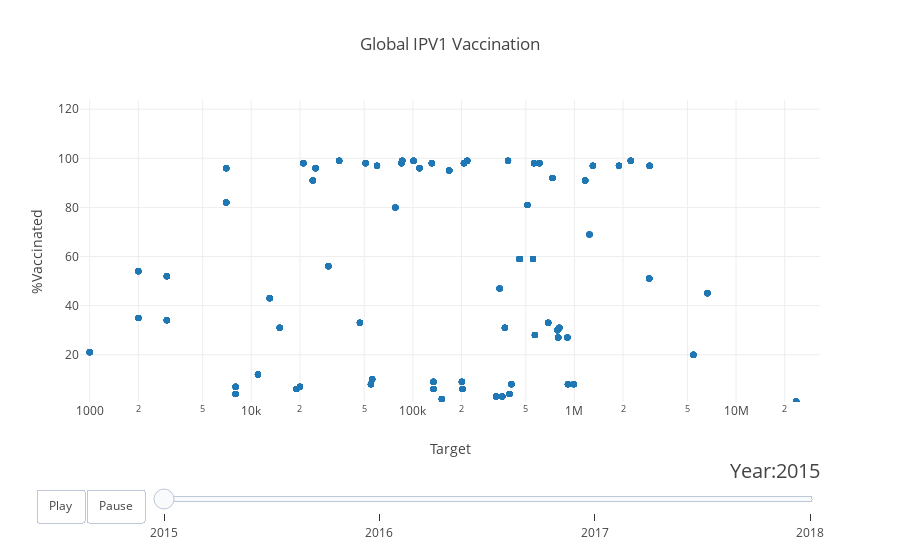

Source (notebook cell):
### Code cell
figure['layout']['updatemenus'] = [
    {
        'buttons': [
            {
                'args': [None, {'frame': {'duration': 500, 'redraw': False},
                         'fromcurrent': True, 'transition': {'duration': 300, 
                                                             'easing': 'quadratic-in-out'}}],
                'label': 'Play',
                'method': 'animate'
            },
            {
                'args': [[None], {'frame': {'duration':0, 'redraw': False}, 'mode': 'immediate',
                'transition': {'duration': 0}}],
                'label': 'Pause',
                'method': 'animate'
            }
        ],
        'direction': 'left',
        'pad': {'r': 10, 't': 87},
        'showactive': False,
        'type': 'buttons',
        'x': 0.1,
        'xanchor': 'right',
        'y': 0,
        'yanchor': 'top'
    }
    ]
plotly.offline.iplot(figure, config={'scrollzoom': True})

### Figure 1 — Plotly figure (JSON) as saved in the notebook; plotly's stock layout.template omitted (floating-point values rounded to 4 significant figures; data arrays with more than 128 entries replaced by an {"elided": "..."} marker saying what was removed)
{"data": [{"mode": "markers", "text": {"elided": "1540 str values"}, "type": "scatter", "uid": "e6741878-d7ac-4f56-b9aa-678037eaf562", "x": {"elided": "1540 int values"}, "y": {"elided": "1540 int values"}}], "layout": {"hovermode": "closest", "showlegend": false, "sliders": [{"active": 0, "currentvalue": {"font": {"size": 20}, "prefix": "Year:", "visible": true, "xanchor": "right"}, "len": 0.9, "pad": {"b": 10, "t": 50}, "steps": [{"args": [[2015], {"frame": {"duration": 300, "redraw": false}, "mode": "immediate", "transition": {"duration": 300}}], "label": "2015", "method": "animate"}, {"args": [[2016], {"frame": {"duration": 300, "redraw": false}, "mode": "immediate", "transition": {"duration": 300}}], "label": "2016", "method": "animate"}, {"args": [[2017], {"frame": {"duration": 300, "redraw": false}, "mode": "immediate", "transition": {"duration": 300}}], "label": "2017", "method": "animate"}, {"args": [[2018], {"frame": {"duration": 300, "redraw": false}, "mode": "immediate", "transition": {"duration": 300}}], "label": "2018", "method": "animate"}], "transition": {"duration": 300, "easing": "cubic-in-out"}, "x": 0.1, "xanchor": "left", "y": 0, "yanchor": "top"}], "title": {"text": "Global IPV1 Vaccination"}, "updatemenus": [{"buttons": [{"args": [null, {"frame": {"duration": 500, "redraw": false}, "fromcurrent": true, "transition": {"duration": 300, "easing": "quadratic-in-out"}}], "label": "Play", "method": "animate"}, {"args": [[null], {"frame": {"duration": 0, "redraw": false}, "mode": "immediate", "transition": {"duration": 0}}], "label": "Pause", "method": "animate"}], "direction": "left", "pad": {"r": 10, "t": 87}, "showactive": false, "type": "buttons", "x": 0.1, "xanchor": "right", "y": 0, "yanchor": "top"}], "xaxis": {"range": [2.94, 7.52], "title": {"text": "Target"}, "type": "log"}, "yaxis": {"range": [0.75, 123.8], "title": {"text": "%Vaccinated"}}}}
